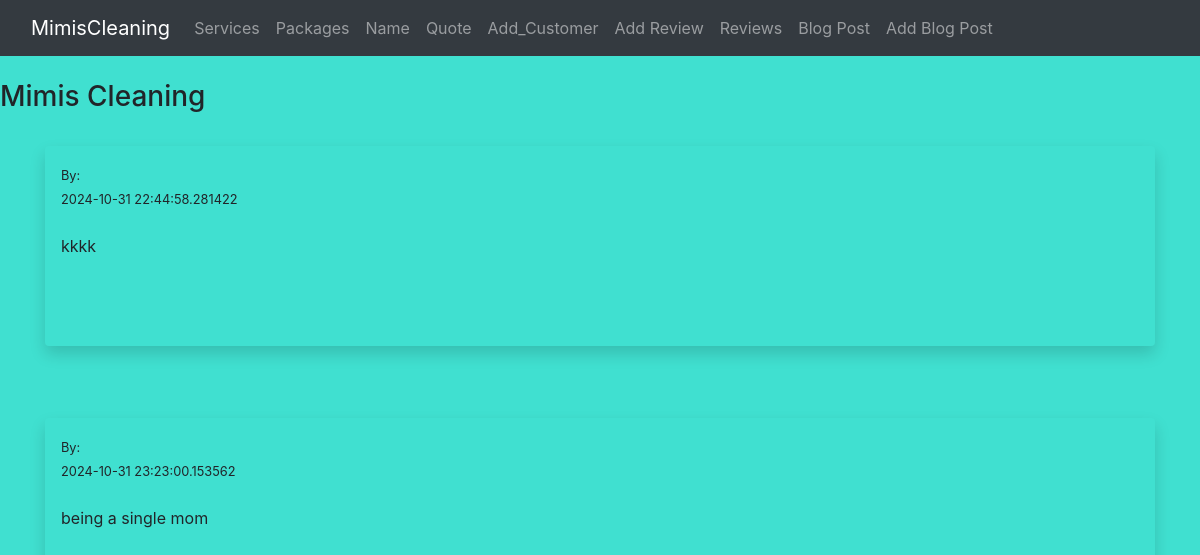
The page /posts on the database its author committed.
### hello.py (models this page shows)
class Posts(db.Model):
	id = db.Column(db.Integer, primary_key=True)
	title = db.Column(db.String(255))
	content = db.Column(db.Text)
	date_posted = db.Column(db.DateTime, default=datetime.datetime.utcnow)
	slug = db.Column(db.String(255))

### hello.py (the view)
@app.route('/posts')
def posts():
	posts = Posts.query.order_by(Posts.date_posted)
	return render_template("posts.html", posts=posts)

### templates/posts.html (shortened to what this page needs)
{% extends 'base.html' %} {% block content %}
<br />
{% for post in posts %}
<div class="shadow p-3 mb-5 bg-body rounded">
  <small
    >By: {{ post.name }}<br />
    {{ post.date_posted }}</small
  >
  <br /><br />
  {{ post.content}}
  <br /><br />
  <br /><br />
</div>
<br />
{% endfor %} {% endblock %}

### static/css/style.css (style rules this page uses)
body { background: turquoise; }

### rows shown on the page
Posts: date_posted "2024-10-31 22:44:58.281422", content "kkkk"
Posts: date_posted "2024-10-31 23:23:00.153562", content "being a single mom"
